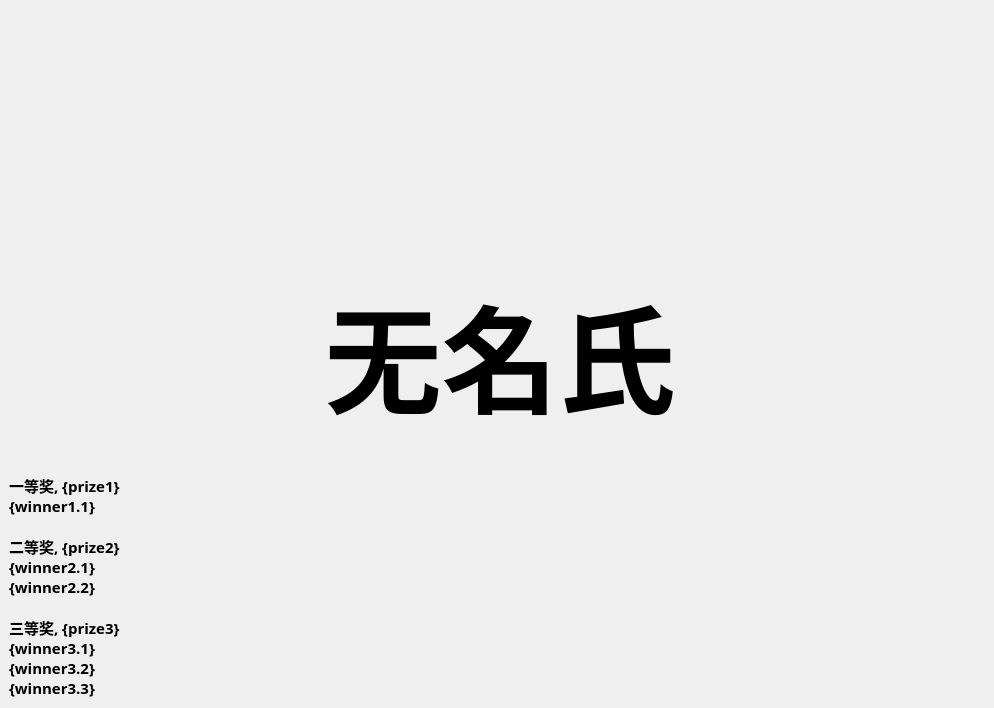
<?xml version="1.0" encoding="UTF-8"?>
<ui version="4.0">
 <class>MainWindow</class>
 <widget class="QMainWindow" name="MainWindow">
  <property name="geometry">
   <rect>
    <x>0</x>
    <y>0</y>
    <width>994</width>
    <height>708</height>
   </rect>
  </property>
  <property name="windowTitle">
   <string>万泊科技抽奖程序</string>
  </property>
  <property name="styleSheet">
   <string notr="true">border-image: url(:/1/bg.png);</string>
  </property>
  <widget class="QWidget" name="centralwidget">
   <layout class="QHBoxLayout" name="horizontalLayout">
    <item>
     <widget class="QLabel" name="labShow">
      <property name="maximumSize">
       <size>
        <width>250</width>
        <height>16777215</height>
       </size>
      </property>
      <property name="font">
       <font>
        <family>隶书</family>
        <pointsize>11</pointsize>
        <weight>75</weight>
        <bold>true</bold>
       </font>
      </property>
      <property name="styleSheet">
       <string notr="true">border-image: url();</string>
      </property>
      <property name="text">
       <string>一等奖, {prize1}
{winner1.1}

二等奖, {prize2}
{winner2.1}
{winner2.2}

三等奖, {prize3}
{winner3.1}
{winner3.2}
{winner3.3}</string>
      </property>
      <property name="alignment">
       <set>Qt::AlignBottom|Qt::AlignLeading|Qt::AlignLeft</set>
      </property>
     </widget>
    </item>
    <item>
     <widget class="QLabel" name="labName">
      <property name="font">
       <font>
        <family>隶书</family>
        <pointsize>88</pointsize>
        <weight>75</weight>
        <bold>true</bold>
       </font>
      </property>
      <property name="styleSheet">
       <string notr="true">border-image: url();</string>
      </property>
      <property name="text">
       <string>无名氏</string>
      </property>
      <property name="alignment">
       <set>Qt::AlignCenter</set>
      </property>
     </widget>
    </item>
    <item>
     <spacer name="horizontalSpacer">
      <property name="orientation">
       <enum>Qt::Horizontal</enum>
      </property>
      <property name="sizeType">
       <enum>QSizePolicy::Fixed</enum>
      </property>
      <property name="sizeHint" stdset="0">
       <size>
        <width>250</width>
        <height>20</height>
       </size>
      </property>
     </spacer>
    </item>
   </layout>
  </widget>
 </widget>
 <resources>
  <include location="bg.qrc"/>
 </resources>
 <connections/>
</ui>
